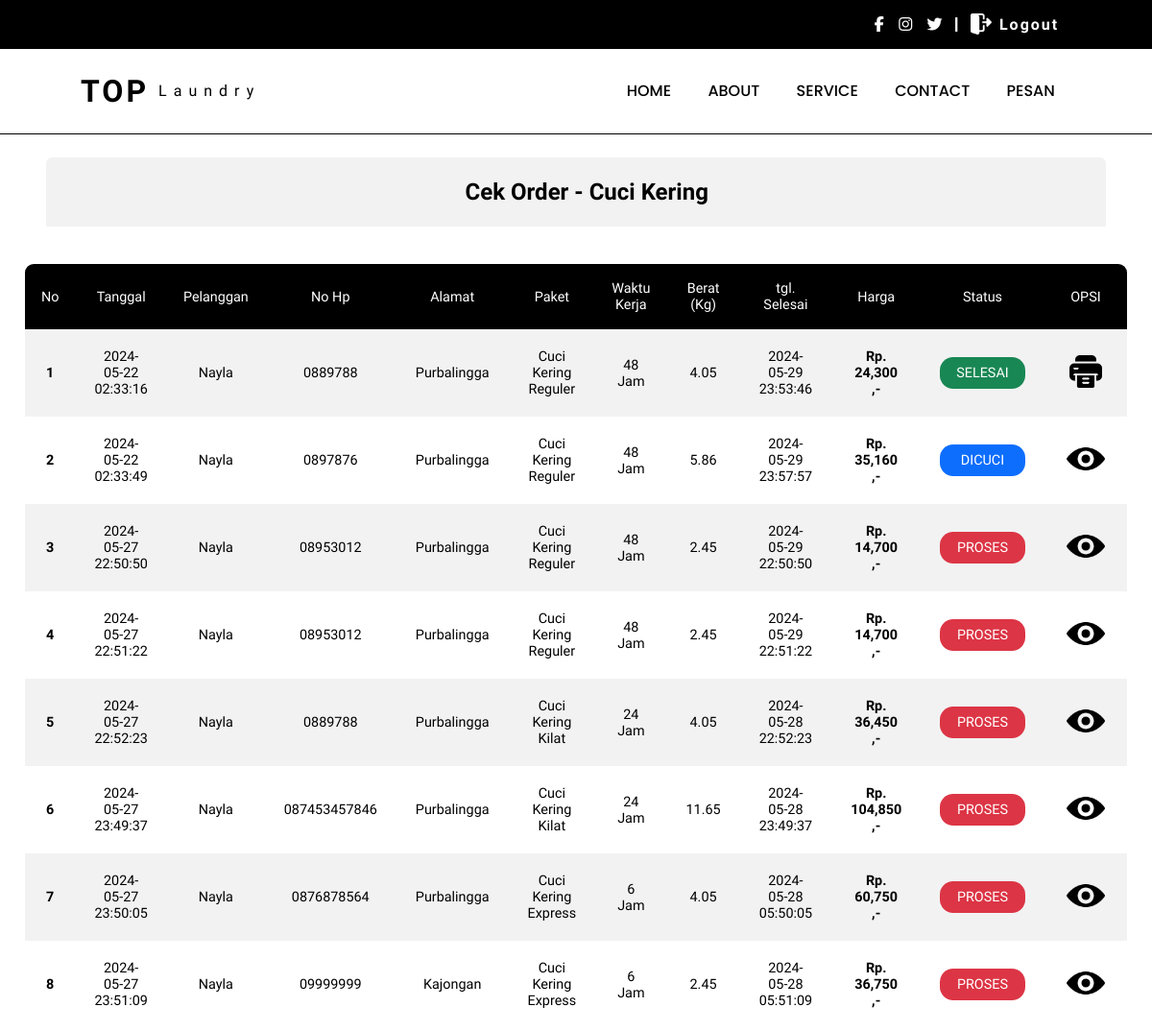
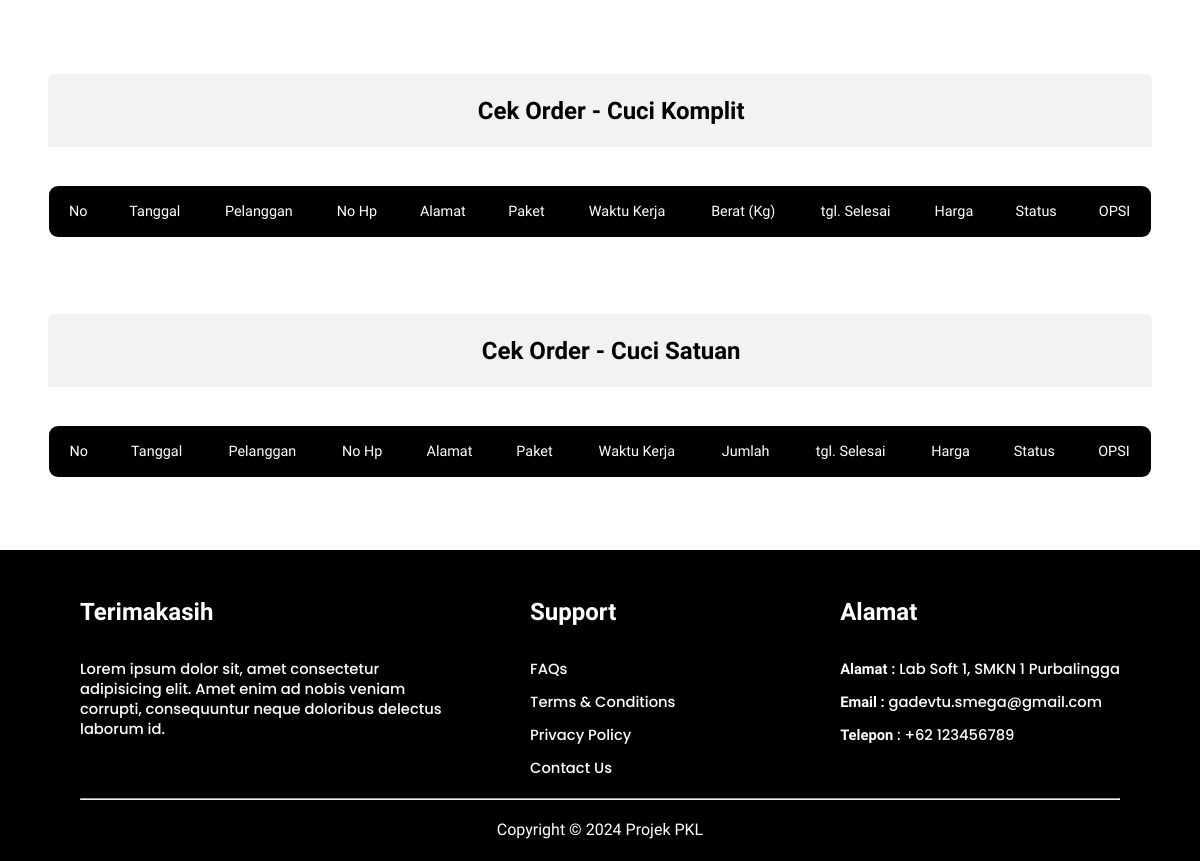
Screenshot of /pesan/index.php (signed in) with the database file from the repository (2 pictures, top to bottom).
### tables this page shows
CREATE TABLE `tr_cuci_kering` (
  `id` int(11) NOT NULL,
  `user_id` int(11) NOT NULL,
  `nama` varchar(255) NOT NULL,
  `no_hp` varchar(20) NOT NULL,
  `alamat` text NOT NULL,
  `paket_id` int(11) NOT NULL,
  `waktu` int(11) NOT NULL,
  `berat` decimal(10,2) NOT NULL,
  `tarif` decimal(10,2) NOT NULL,
  `tgl_masuk` datetime NOT NULL,
  `tgl_keluar` datetime NOT NULL,
  `total_bayar` decimal(10,2) NOT NULL,
  `status` int(11) NOT NULL
);

CREATE TABLE `users_` (
  `id` int(11) NOT NULL,
  `username` varchar(50) NOT NULL,
  `password` varchar(255) NOT NULL,
  `role` varchar(50) NOT NULL DEFAULT 'user'
);

### pesan/index.php (the view, shortened to what this page needs)
<?php
include 'asset/header.php';
include '../asset/koneksi.php';
$user_id = $_SESSION['user_id'];
?>
<link rel="stylesheet" href="css/style1.css">
<div class="container">
    <div class="container-tabel">
        <div class="title">
            <h2>Cek Order - Cuci Kering</h2>
        </div>
        <br><br>
        <table>
            <tr>
                <th>No</th>
                <th>Tanggal</th>
                <th>Pelanggan</th>
                <th>No Hp</th>
                <th>Alamat</th>
                <th>Paket</th>
                <th>Waktu Kerja</th>
                <th>Berat (Kg)</th>
                <th>tgl. Selesai</th>
                <th>Harga</th>
                <th>Status</th>
                <th>OPSI</th>
            </tr>
            <?php
                $query = "SELECT tr_cuci_kering.*, users_.username AS nama
                FROM tr_cuci_kering
                INNER JOIN users_
                ON tr_cuci_kering.user_id = users_.id
                WHERE users_.id = $user_id;
                ";
                $data = mysqli_query($koneksi, $query);
                $no = 1;
                while ($d = mysqli_fetch_array($data)) { ?>
            <tr>
                <td><h4><?php echo $no++; ?></h4></td>
                <td><?php echo $d['tgl_masuk']; ?></td>
                <td><?php echo $d['nama']; ?></td>
                <td><?php echo $d['no_hp']; ?></td>
                <td><?php echo $d['alamat']; ?></td>
                <td>
                <?php
                        if ($d['paket_id'] == "1") {
                            echo "<div class='regular'>Cuci Kering Reguler</div>";
                        } else if ($d['paket_id'] == "2") {
                            echo "<div class='kilat'>Cuci Kering Kilat</div>";
                        } else if ($d['paket_id'] == "3") {
                            echo "<div class='express'>Cuci Kering Express</div>";
                        }
                    ?>
                </td>
                <td><?php echo $d['waktu']; ?> Jam</td>
                <td><?php echo $d['berat']; ?></td>
                <td><?php echo $d['tgl_keluar']; ?></td>
                <td class="harga"><?php echo "Rp. " . number_format($d['total_bayar']) . " ,-"; ?></td>
                <td>
                    <?php
                        if ($d['status'] == "0") {
                            echo "<div class='label-proses'>PROSES</div>";
                        } else if ($d['status'] == "1") {
                            echo "<div class='label-dicuci'>DICUCI</div>";
                        } else if ($d['status'] == "2") {
                            echo "<div class='label-selesai'>SELESAI</div>";
                        }
                    ?>
                </td>
                <td class="opsi">
                    <a href="ts_invoice.php?id=<?php echo $d['id']; ?>" target="_blank" class="btn eye tampilEye"><img src="img/eyee.png" width="40px"></a>
                    <a href="ts_bukti.php?id=<?php echo $d['id']; ?>" target="_blank" class="btn print tampilPrint"><img src="img/printer.png" width="34px"></a>
                </td>
            </tr>
            <?php
                } ?>
        </table>
        <br><br><br><br>
        <div class="title">
            <h2>Cek Order - Cuci Komplit</h2>
        </div>
        <br><br>
        <table>
            <tr>
                <th>No</th>
                <th>Tanggal</th>
                <th>Pelanggan</th>
                <th>No Hp</th>
                <th>Alamat</th>
                <th>Paket</th>
                <th>Waktu Kerja</th>
                <th>Berat (Kg)</th>
                <th>tgl. Selesai</th>
                <th>Harga</th>
                <th>Status</th>
                <th>OPSI</th>
            </tr>
        </table>
        <br><br><br><br>
        <div class="title">
            <h2>Cek Order - Cuci Satuan</h2>
        </div>
        <br><br>
        <table>
            <tr>
                <th>No</th>
                <th>Tanggal</th>
                <th>Pelanggan</th>
                <th>No Hp</th>
                <th>Alamat</th>
                <th>Paket</th>
                <th>Waktu Kerja</th>
                <th>Jumlah</th>
                <th>tgl. Selesai</th>
                <th>Harga</th>
                <th>Status</th>
                <th>OPSI</th>
            </tr>
        </table>
    </div>
</div>
<?php include 'asset/footer.php'; ?>
</body>
</html>

### pesan/css/header1.css (style rules this page uses)
* { margin: 0; padding: 0; box-sizing: border-box; font-family: "Inter Tight", sans-serif; }
.top i, a { text-decoration: none; color: #fff; padding: 0 .2rem; }

### pesan/css/style1.css (style rules this page uses)
* { margin: 0; padding: 0; box-sizing: border-box; font-family: "Inter Tight", sans-serif; }
.container { padding: 1.5rem 3rem; height: 100%; }
.container-tabel { display: flex; justify-content: center; align-items: center; flex-direction: column; height: 100%; margin: 0 auto; }
.title { width: 100%; padding: 1.4rem 0 1.4rem 1.4rem; background-color: #f2f2f2; text-align: center; border-radius: 6px 6px 0 0; }
table { width: 100%; border-collapse: collapse; text-align: center; border: 1px solid; overflow: hidden; font-size: .9rem; border-radius: 10px; font-weight: 500; }
table th { font-weight: 500; padding: 17px; background-color: #000; color: #fff; }
table td { padding: 20px; }
table tr:nth-child(even) { background-color: #f2f2f2; }
table .harga { font-weight: 700; }
table .label-proses { background-color: #dc3545; color: #fff; padding: 8px 17px; border-radius: 14px; }
table .label-dicuci { background-color: #0d6efd; color: #fff; padding: 8px 17px; border-radius: 14px; }
table .label-selesai { background-color: #198754; color: #fff; padding: 8px 17px; border-radius: 14px; }
table .opsi { align-items: center; }
.print { display: none; }

### rows the page displays
tr_cuci_kering: tgl_masuk "2024-05-22 02:33:16", user.username "Nayla", no_hp "0889788", alamat "Purbalingga", shows "Cuci Kering Reguler", waktu "48", berat "4.05", tgl_keluar "2024-05-29 23:53:46", total_bayar "24,300", status "SELESAI"
tr_cuci_kering: tgl_masuk "2024-05-22 02:33:49", user.username "Nayla", no_hp "0897876", alamat "Purbalingga", shows "Cuci Kering Reguler", waktu "48", berat "5.86", tgl_keluar "2024-05-29 23:57:57", total_bayar "35,160", status "DICUCI"
tr_cuci_kering: tgl_masuk "2024-05-27 22:50:50", user.username "Nayla", no_hp "08953012", alamat "Purbalingga", shows "Cuci Kering Reguler", waktu "48", berat "2.45", tgl_keluar "2024-05-29 22:50:50", total_bayar "14,700", status "PROSES"
tr_cuci_kering: tgl_masuk "2024-05-27 22:51:22", user.username "Nayla", no_hp "08953012", alamat "Purbalingga", shows "Cuci Kering Reguler", waktu "48", berat "2.45", tgl_keluar "2024-05-29 22:51:22", total_bayar "14,700", status "PROSES"
tr_cuci_kering: tgl_masuk "2024-05-27 22:52:23", user.username "Nayla", no_hp "0889788", alamat "Purbalingga", shows "Cuci Kering Kilat", waktu "24", berat "4.05", tgl_keluar "2024-05-28 22:52:23", total_bayar "36,450", status "PROSES"
tr_cuci_kering: tgl_masuk "2024-05-27 23:49:37", user.username "Nayla", no_hp "087453457846", alamat "Purbalingga", shows "Cuci Kering Kilat", waktu "24", berat "11.65", tgl_keluar "2024-05-28 23:49:37", total_bayar "104,850", status "PROSES"
tr_cuci_kering: tgl_masuk "2024-05-27 23:50:05", user.username "Nayla", no_hp "0876878564", alamat "Purbalingga", shows "Cuci Kering Express", waktu "6", berat "4.05", tgl_keluar "2024-05-28 05:50:05", total_bayar "60,750", status "PROSES"
tr_cuci_kering: tgl_masuk "2024-05-27 23:51:09", user.username "Nayla", no_hp "09999999", alamat "Kajongan", shows "Cuci Kering Express", waktu "6", berat "2.45", tgl_keluar "2024-05-28 05:51:09", total_bayar "36,750", status "PROSES"
